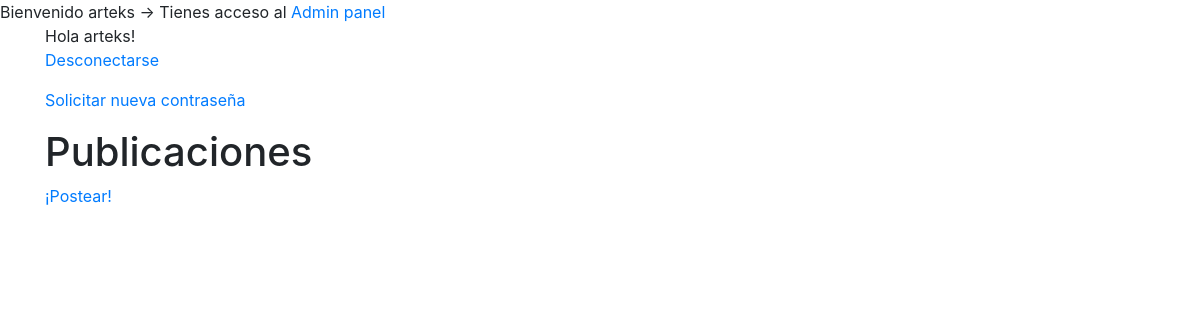
Page /posts/ (signed in) on the earlier database version.
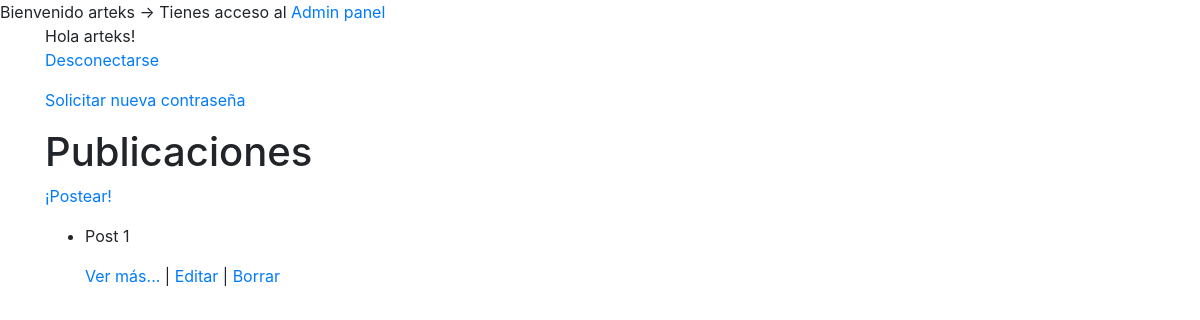
Same page on the later database version.
### posts/models.py (models this page shows, shortened)
class Post(models.Model):
    title = models.CharField(max_length = 50)
    body = models.TextField(max_length= 1000)
    autor = models.CharField(max_length= 50)

### posts/views.py (the view)
class PostList(ListView):
    model = Post
    template_name = 'posts/post_list.html'

### templates/posts/post_list.html (shortened to what this page needs)
{% extends 'base.html' %}
{% block content %}
{% if user.is_authenticated %}
  Hola {{ user.username }}!
  <p><a href="{% url 'logout' %}">Desconectarse</a></p>
  <p><a href="{% url 'password_reset' %}">Solicitar nueva contraseña</a></p>
  <h1>Publicaciones</h1>
  <p>
      <a href="{% url "posts:new" %}">¡Postear!</a>
  </p>
  <ul>
      {% for post in object_list %}
          <li>
              <p>{{ post.title }}</p>
              <p>
                  <a href="{% url "posts:detail" post.id %}">Ver más...</a> |
                  <a href="{% url "posts:edit" post.id %}">Editar</a> |
                  <a href="{% url "posts:delete" post.id %}">Borrar</a>
              </p>
          </li>
      {% endfor %}
  </ul>
{% else %}
  <p>No se detecta una sesión activa, por favor decida:</p>
  <a href="{% url 'login' %}">Ingresar al sistema</a> o
  <a href="{% url 'signup' %}">Registrarse en el sistema</a>
{% endif %}
{% endblock %}

### templates/base.html (shortened to what this page needs)
<!DOCTYPE html>
<html>
<head>
  <link rel="stylesheet" href="https://cdn.jsdelivr.net/npm/bootstrap@4.5.3/dist/css/bootstrap.min.css">
</head>
<body>
  {% if user.is_authenticated %}
    {% if user.is_superuser %}
    Bienvenido {{user.username}} -> Tienes acceso al <a href="127.0.0.1:8000/admin">Admin panel</a>
    {% else %}
    Bienvenido {{user.username}}.
    {% endif %}
  {% endif %}
  <main>
    <div class="container">
    {% block content %}
    {% endblock %}
    </div>
  </main>
</body>
</html>

Differences in the rows shown:
added Post: title "Post 1"
